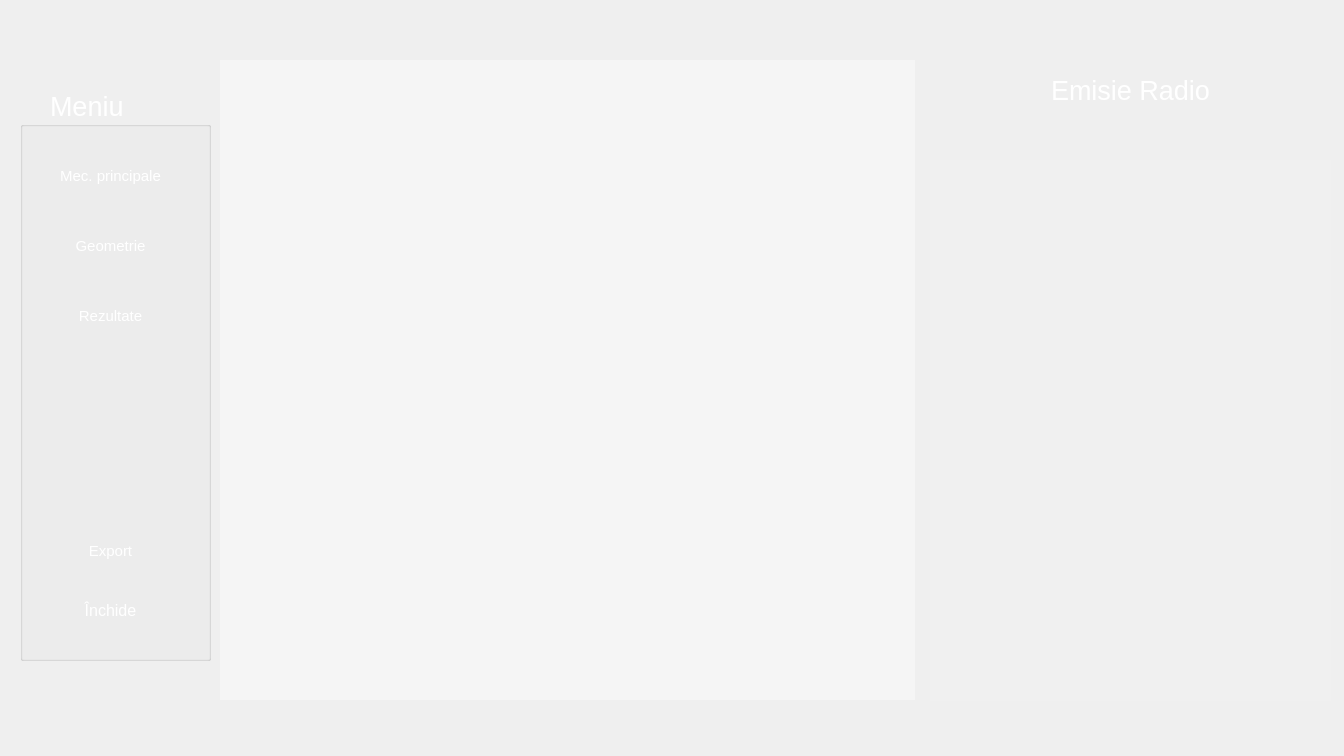
<?xml version="1.0" encoding="UTF-8"?>
<ui version="4.0">
 <class>Dialogr2</class>
 <widget class="QDialog" name="Dialogr2">
  <property name="geometry">
   <rect>
    <x>0</x>
    <y>0</y>
    <width>1344</width>
    <height>756</height>
   </rect>
  </property>
  <property name="minimumSize">
   <size>
    <width>1344</width>
    <height>756</height>
   </size>
  </property>
  <property name="maximumSize">
   <size>
    <width>1344</width>
    <height>756</height>
   </size>
  </property>
  <property name="windowTitle">
   <string>Geometrie</string>
  </property>
  <property name="windowIcon">
   <iconset resource="filles.qrc">
    <normaloff>:/iss_logo.png</normaloff>:/iss_logo.png</iconset>
  </property>
  <property name="styleSheet">
   <string notr="true">#Dialogr2 {
background-color: url transparent;
border-image: url(:bk1.jpg);
background: none;
border:  none;
background-repeat: none;
}
</string>
  </property>
  <widget class="QGroupBox" name="groupBox">
   <property name="geometry">
    <rect>
     <x>20</x>
     <y>90</y>
     <width>191</width>
     <height>571</height>
    </rect>
   </property>
   <property name="palette">
    <palette>
     <active>
      <colorrole role="WindowText">
       <brush brushstyle="SolidPattern">
        <color alpha="255">
         <red>255</red>
         <green>255</green>
         <blue>255</blue>
        </color>
       </brush>
      </colorrole>
     </active>
     <inactive>
      <colorrole role="WindowText">
       <brush brushstyle="SolidPattern">
        <color alpha="255">
         <red>255</red>
         <green>255</green>
         <blue>255</blue>
        </color>
       </brush>
      </colorrole>
     </inactive>
     <disabled>
      <colorrole role="WindowText">
       <brush brushstyle="SolidPattern">
        <color alpha="255">
         <red>120</red>
         <green>120</green>
         <blue>120</blue>
        </color>
       </brush>
      </colorrole>
     </disabled>
    </palette>
   </property>
   <property name="font">
    <font>
     <family>MS Shell Dlg 2</family>
     <pointsize>20</pointsize>
    </font>
   </property>
   <property name="title">
    <string>    Meniu        </string>
   </property>
   <property name="flat">
    <bool>true</bool>
   </property>
   <widget class="QPushButton" name="pushButton">
    <property name="geometry">
     <rect>
      <x>-10</x>
      <y>40</y>
      <width>201</width>
      <height>91</height>
     </rect>
    </property>
    <property name="minimumSize">
     <size>
      <width>201</width>
      <height>91</height>
     </size>
    </property>
    <property name="palette">
     <palette>
      <active>
       <colorrole role="ButtonText">
        <brush brushstyle="SolidPattern">
         <color alpha="255">
          <red>255</red>
          <green>255</green>
          <blue>255</blue>
         </color>
        </brush>
       </colorrole>
      </active>
      <inactive>
       <colorrole role="ButtonText">
        <brush brushstyle="SolidPattern">
         <color alpha="255">
          <red>255</red>
          <green>255</green>
          <blue>255</blue>
         </color>
        </brush>
       </colorrole>
      </inactive>
      <disabled>
       <colorrole role="ButtonText">
        <brush brushstyle="SolidPattern">
         <color alpha="255">
          <red>120</red>
          <green>120</green>
          <blue>120</blue>
         </color>
        </brush>
       </colorrole>
      </disabled>
     </palette>
    </property>
    <property name="font">
     <font>
      <family>MS Shell Dlg 2</family>
      <pointsize>11</pointsize>
     </font>
    </property>
    <property name="styleSheet">
     <string notr="true">#pushButton {
background-color: url transparent;
border-image: url(:un3.png);
background: none;
border:  none;
background-repeat: none;
}
#pushButton:hover
{
border-image: url(:un1.png);
}
#pushButton:pressed
{
border-image: url(:un2.png);
}
</string>
    </property>
    <property name="text">
     <string>Mec. principale</string>
    </property>
   </widget>
   <widget class="QPushButton" name="pushButton_2">
    <property name="geometry">
     <rect>
      <x>-10</x>
      <y>110</y>
      <width>201</width>
      <height>91</height>
     </rect>
    </property>
    <property name="minimumSize">
     <size>
      <width>201</width>
      <height>91</height>
     </size>
    </property>
    <property name="palette">
     <palette>
      <active>
       <colorrole role="ButtonText">
        <brush brushstyle="SolidPattern">
         <color alpha="255">
          <red>255</red>
          <green>255</green>
          <blue>255</blue>
         </color>
        </brush>
       </colorrole>
      </active>
      <inactive>
       <colorrole role="ButtonText">
        <brush brushstyle="SolidPattern">
         <color alpha="255">
          <red>255</red>
          <green>255</green>
          <blue>255</blue>
         </color>
        </brush>
       </colorrole>
      </inactive>
      <disabled>
       <colorrole role="ButtonText">
        <brush brushstyle="SolidPattern">
         <color alpha="255">
          <red>120</red>
          <green>120</green>
          <blue>120</blue>
         </color>
        </brush>
       </colorrole>
      </disabled>
     </palette>
    </property>
    <property name="font">
     <font>
      <family>MS Shell Dlg 2</family>
      <pointsize>11</pointsize>
     </font>
    </property>
    <property name="styleSheet">
     <string notr="true">#pushButton_2 {
background-color: url transparent;
border-image: url(:un3.png);
background: none;
border:  none;
background-repeat: none;
}
#pushButton_2:hover
{
border-image: url(:un1.png);
}
#pushButton_2:pressed
{
border-image: url(:un2.png);
}
</string>
    </property>
    <property name="text">
     <string>Geometrie</string>
    </property>
   </widget>
   <widget class="QPushButton" name="pushButton_3">
    <property name="geometry">
     <rect>
      <x>-10</x>
      <y>180</y>
      <width>201</width>
      <height>91</height>
     </rect>
    </property>
    <property name="minimumSize">
     <size>
      <width>201</width>
      <height>91</height>
     </size>
    </property>
    <property name="palette">
     <palette>
      <active>
       <colorrole role="ButtonText">
        <brush brushstyle="SolidPattern">
         <color alpha="255">
          <red>255</red>
          <green>255</green>
          <blue>255</blue>
         </color>
        </brush>
       </colorrole>
      </active>
      <inactive>
       <colorrole role="ButtonText">
        <brush brushstyle="SolidPattern">
         <color alpha="255">
          <red>255</red>
          <green>255</green>
          <blue>255</blue>
         </color>
        </brush>
       </colorrole>
      </inactive>
      <disabled>
       <colorrole role="ButtonText">
        <brush brushstyle="SolidPattern">
         <color alpha="255">
          <red>120</red>
          <green>120</green>
          <blue>120</blue>
         </color>
        </brush>
       </colorrole>
      </disabled>
     </palette>
    </property>
    <property name="font">
     <font>
      <family>MS Shell Dlg 2</family>
      <pointsize>11</pointsize>
     </font>
    </property>
    <property name="styleSheet">
     <string notr="true">#pushButton_3 {
background-color: url transparent;
border-image: url(:un3.png);
background: none;
border:  none;
background-repeat: none;
}
#pushButton_3:hover
{
border-image: url(:un1.png);
}
#pushButton_3:pressed
{
border-image: url(:un2.png);
}
</string>
    </property>
    <property name="text">
     <string>Rezultate</string>
    </property>
   </widget>
   <widget class="QPushButton" name="pushButton_4">
    <property name="geometry">
     <rect>
      <x>0</x>
      <y>420</y>
      <width>181</width>
      <height>81</height>
     </rect>
    </property>
    <property name="palette">
     <palette>
      <active>
       <colorrole role="ButtonText">
        <brush brushstyle="SolidPattern">
         <color alpha="255">
          <red>255</red>
          <green>255</green>
          <blue>255</blue>
         </color>
        </brush>
       </colorrole>
      </active>
      <inactive>
       <colorrole role="ButtonText">
        <brush brushstyle="SolidPattern">
         <color alpha="255">
          <red>255</red>
          <green>255</green>
          <blue>255</blue>
         </color>
        </brush>
       </colorrole>
      </inactive>
      <disabled>
       <colorrole role="ButtonText">
        <brush brushstyle="SolidPattern">
         <color alpha="255">
          <red>120</red>
          <green>120</green>
          <blue>120</blue>
         </color>
        </brush>
       </colorrole>
      </disabled>
     </palette>
    </property>
    <property name="font">
     <font>
      <family>MS Shell Dlg 2</family>
      <pointsize>11</pointsize>
     </font>
    </property>
    <property name="styleSheet">
     <string notr="true">#pushButton_4 {
background-color: url transparent;
border-image: url(:un3.png);
background: none;
border:  none;
background-repeat: none;
}
#pushButton_4:hover
{
border-image: url(:un1.png);
}
#pushButton_4:pressed
{
border-image: url(:un2.png);
}
</string>
    </property>
    <property name="text">
     <string>Export</string>
    </property>
   </widget>
   <widget class="QPushButton" name="pushButton_5">
    <property name="geometry">
     <rect>
      <x>0</x>
      <y>480</y>
      <width>181</width>
      <height>81</height>
     </rect>
    </property>
    <property name="palette">
     <palette>
      <active>
       <colorrole role="ButtonText">
        <brush brushstyle="SolidPattern">
         <color alpha="255">
          <red>255</red>
          <green>255</green>
          <blue>255</blue>
         </color>
        </brush>
       </colorrole>
      </active>
      <inactive>
       <colorrole role="ButtonText">
        <brush brushstyle="SolidPattern">
         <color alpha="255">
          <red>255</red>
          <green>255</green>
          <blue>255</blue>
         </color>
        </brush>
       </colorrole>
      </inactive>
      <disabled>
       <colorrole role="ButtonText">
        <brush brushstyle="SolidPattern">
         <color alpha="255">
          <red>120</red>
          <green>120</green>
          <blue>120</blue>
         </color>
        </brush>
       </colorrole>
      </disabled>
     </palette>
    </property>
    <property name="font">
     <font>
      <family>MS Shell Dlg 2</family>
      <pointsize>12</pointsize>
      <weight>50</weight>
      <bold>false</bold>
     </font>
    </property>
    <property name="styleSheet">
     <string notr="true">#pushButton_5 {
background-color: url transparent;
border-image: url(:un3.png);
background: none;
border:  none;
background-repeat: none;
}
#pushButton_5:hover
{
border-image: url(:un1.png);
}
#pushButton_5:pressed
{
border-image: url(:un2.png);
}
</string>
    </property>
    <property name="text">
     <string>Închide</string>
    </property>
   </widget>
  </widget>
  <widget class="QGraphicsView" name="graphicsView">
   <property name="geometry">
    <rect>
     <x>220</x>
     <y>60</y>
     <width>695</width>
     <height>640</height>
    </rect>
   </property>
   <property name="minimumSize">
    <size>
     <width>695</width>
     <height>640</height>
    </size>
   </property>
   <property name="maximumSize">
    <size>
     <width>695</width>
     <height>640</height>
    </size>
   </property>
   <property name="styleSheet">
    <string notr="true">background-color:rgba(255, 255, 255, 100)</string>
   </property>
   <property name="frameShape">
    <enum>QFrame::NoFrame</enum>
   </property>
  </widget>
  <widget class="QTextEdit" name="textEdit">
   <property name="geometry">
    <rect>
     <x>930</x>
     <y>160</y>
     <width>401</width>
     <height>541</height>
    </rect>
   </property>
   <property name="palette">
    <palette>
     <active>
      <colorrole role="WindowText">
       <brush brushstyle="SolidPattern">
        <color alpha="255">
         <red>255</red>
         <green>255</green>
         <blue>255</blue>
        </color>
       </brush>
      </colorrole>
      <colorrole role="Button">
       <brush brushstyle="SolidPattern">
        <color alpha="10">
         <red>255</red>
         <green>255</green>
         <blue>255</blue>
        </color>
       </brush>
      </colorrole>
      <colorrole role="Text">
       <brush brushstyle="SolidPattern">
        <color alpha="255">
         <red>255</red>
         <green>255</green>
         <blue>255</blue>
        </color>
       </brush>
      </colorrole>
      <colorrole role="Base">
       <brush brushstyle="NoBrush">
        <color alpha="255">
         <red>0</red>
         <green>0</green>
         <blue>0</blue>
        </color>
       </brush>
      </colorrole>
      <colorrole role="Window">
       <brush brushstyle="SolidPattern">
        <color alpha="10">
         <red>255</red>
         <green>255</green>
         <blue>255</blue>
        </color>
       </brush>
      </colorrole>
     </active>
     <inactive>
      <colorrole role="WindowText">
       <brush brushstyle="SolidPattern">
        <color alpha="255">
         <red>255</red>
         <green>255</green>
         <blue>255</blue>
        </color>
       </brush>
      </colorrole>
      <colorrole role="Button">
       <brush brushstyle="SolidPattern">
        <color alpha="10">
         <red>255</red>
         <green>255</green>
         <blue>255</blue>
        </color>
       </brush>
      </colorrole>
      <colorrole role="Text">
       <brush brushstyle="SolidPattern">
        <color alpha="255">
         <red>255</red>
         <green>255</green>
         <blue>255</blue>
        </color>
       </brush>
      </colorrole>
      <colorrole role="Base">
       <brush brushstyle="NoBrush">
        <color alpha="255">
         <red>0</red>
         <green>0</green>
         <blue>0</blue>
        </color>
       </brush>
      </colorrole>
      <colorrole role="Window">
       <brush brushstyle="SolidPattern">
        <color alpha="10">
         <red>255</red>
         <green>255</green>
         <blue>255</blue>
        </color>
       </brush>
      </colorrole>
     </inactive>
     <disabled>
      <colorrole role="WindowText">
       <brush brushstyle="SolidPattern">
        <color alpha="255">
         <red>120</red>
         <green>120</green>
         <blue>120</blue>
        </color>
       </brush>
      </colorrole>
      <colorrole role="Button">
       <brush brushstyle="SolidPattern">
        <color alpha="10">
         <red>255</red>
         <green>255</green>
         <blue>255</blue>
        </color>
       </brush>
      </colorrole>
      <colorrole role="Text">
       <brush brushstyle="SolidPattern">
        <color alpha="255">
         <red>120</red>
         <green>120</green>
         <blue>120</blue>
        </color>
       </brush>
      </colorrole>
      <colorrole role="Base">
       <brush brushstyle="NoBrush">
        <color alpha="255">
         <red>0</red>
         <green>0</green>
         <blue>0</blue>
        </color>
       </brush>
      </colorrole>
      <colorrole role="Window">
       <brush brushstyle="SolidPattern">
        <color alpha="10">
         <red>255</red>
         <green>255</green>
         <blue>255</blue>
        </color>
       </brush>
      </colorrole>
     </disabled>
    </palette>
   </property>
   <property name="font">
    <font>
     <family>MS Shell Dlg 2</family>
     <pointsize>12</pointsize>
    </font>
   </property>
   <property name="styleSheet">
    <string notr="true">background-color:rgba(255, 255, 255, 10)</string>
   </property>
   <property name="frameShape">
    <enum>QFrame::NoFrame</enum>
   </property>
   <property name="html">
    <string>&lt;!DOCTYPE HTML PUBLIC &quot;-//W3C//DTD HTML 4.0//EN&quot; &quot;http://www.w3.org/TR/REC-html40/strict.dtd&quot;&gt;
&lt;html&gt;&lt;head&gt;&lt;meta name=&quot;qrichtext&quot; content=&quot;1&quot; /&gt;&lt;style type=&quot;text/css&quot;&gt;
p, li { white-space: pre-wrap; }
&lt;/style&gt;&lt;/head&gt;&lt;body style=&quot; font-family:'MS Shell Dlg 2'; font-size:12pt; font-weight:400; font-style:normal;&quot;&gt;
&lt;p align=&quot;justify&quot; style=&quot;-qt-paragraph-type:empty; margin-top:12px; margin-bottom:12px; margin-left:0px; margin-right:0px; -qt-block-indent:0; text-indent:0px; font-family:'Arial Unicode MS'; font-size:14pt;&quot;&gt;&lt;br /&gt;&lt;/p&gt;&lt;/body&gt;&lt;/html&gt;</string>
   </property>
   <property name="textInteractionFlags">
    <set>Qt::TextSelectableByKeyboard|Qt::TextSelectableByMouse</set>
   </property>
  </widget>
  <widget class="QLabel" name="label">
   <property name="geometry">
    <rect>
     <x>1000</x>
     <y>50</y>
     <width>261</width>
     <height>81</height>
    </rect>
   </property>
   <property name="palette">
    <palette>
     <active>
      <colorrole role="WindowText">
       <brush brushstyle="SolidPattern">
        <color alpha="255">
         <red>255</red>
         <green>255</green>
         <blue>255</blue>
        </color>
       </brush>
      </colorrole>
     </active>
     <inactive>
      <colorrole role="WindowText">
       <brush brushstyle="SolidPattern">
        <color alpha="255">
         <red>255</red>
         <green>255</green>
         <blue>255</blue>
        </color>
       </brush>
      </colorrole>
     </inactive>
     <disabled>
      <colorrole role="WindowText">
       <brush brushstyle="SolidPattern">
        <color alpha="255">
         <red>120</red>
         <green>120</green>
         <blue>120</blue>
        </color>
       </brush>
      </colorrole>
     </disabled>
    </palette>
   </property>
   <property name="font">
    <font>
     <family>MS Shell Dlg 2</family>
     <pointsize>20</pointsize>
    </font>
   </property>
   <property name="text">
    <string>Emisie Radio</string>
   </property>
   <property name="alignment">
    <set>Qt::AlignCenter</set>
   </property>
  </widget>
 </widget>
 <resources>
  <include location="filles.qrc"/>
 </resources>
 <connections>
  <connection>
   <sender>pushButton_5</sender>
   <signal>clicked()</signal>
   <receiver>Dialogr2</receiver>
   <slot>close()</slot>
   <hints>
    <hint type="sourcelabel">
     <x>95</x>
     <y>648</y>
    </hint>
    <hint type="destinationlabel">
     <x>114</x>
     <y>717</y>
    </hint>
   </hints>
  </connection>
 </connections>
</ui>
